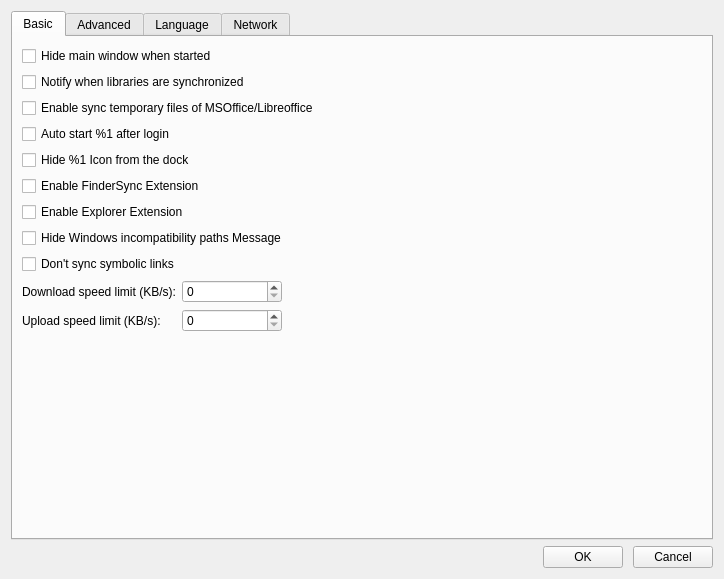
<?xml version="1.0" encoding="UTF-8"?>
<ui version="4.0">
 <class>SettingsDialog</class>
 <widget class="QDialog" name="SettingsDialog">
  <property name="geometry">
   <rect>
    <x>0</x>
    <y>0</y>
    <width>724</width>
    <height>579</height>
   </rect>
  </property>
  <property name="windowTitle">
   <string>Dialog</string>
  </property>
  <layout class="QVBoxLayout" name="verticalLayout_3">
   <item>
    <widget class="QTabWidget" name="mTabWidget">
     <property name="currentIndex">
      <number>0</number>
     </property>
     <widget class="QWidget" name="mBasicTab">
      <attribute name="title">
       <string>Basic</string>
      </attribute>
      <layout class="QVBoxLayout" name="verticalLayout">
       <item>
        <widget class="QCheckBox" name="mHideMainWinCheckBox">
         <property name="text">
          <string>Hide main window when started</string>
         </property>
        </widget>
       </item>
       <item>
        <widget class="QCheckBox" name="mNotifyCheckBox">
         <property name="text">
          <string>Notify when libraries are synchronized</string>
         </property>
        </widget>
       </item>
       <item>
        <widget class="QCheckBox" name="mSyncExtraTempFileCheckBox">
         <property name="text">
          <string>Enable sync temporary files of MSOffice/Libreoffice</string>
         </property>
        </widget>
       </item>
       <item>
        <widget class="QCheckBox" name="mAutoStartCheckBox">
         <property name="text">
          <string>Auto start %1 after login</string>
         </property>
        </widget>
       </item>
       <item>
        <widget class="QCheckBox" name="mHideDockIconCheckBox">
         <property name="text">
          <string>Hide %1 Icon from the dock</string>
         </property>
        </widget>
       </item>
       <item>
        <widget class="QCheckBox" name="mFinderSyncCheckBox">
         <property name="text">
          <string>Enable FinderSync Extension</string>
         </property>
        </widget>
       </item>
       <item>
        <widget class="QCheckBox" name="mShellExtCheckBox">
         <property name="text">
          <string>Enable Explorer Extension</string>
         </property>
        </widget>
       </item>
       <item>
        <widget class="QCheckBox" name="mHideWindowsIncompatibilityCheckBox">
         <property name="text">
          <string>Hide Windows incompatibility paths Message</string>
         </property>
        </widget>
       </item>
       <item>
        <widget class="QCheckBox" name="mIgnoreSymlinksCheckBox">
         <property name="text">
          <string>Don't sync symbolic links</string>
         </property>
        </widget>
       </item>
       <item>
        <layout class="QFormLayout" name="formLayout">
         <property name="labelAlignment">
          <set>Qt::AlignLeading|Qt::AlignLeft|Qt::AlignVCenter</set>
         </property>
         <property name="formAlignment">
          <set>Qt::AlignLeading|Qt::AlignLeft|Qt::AlignTop</set>
         </property>
         <item row="0" column="0">
          <widget class="QLabel" name="label_5">
           <property name="text">
            <string>Download speed limit (KB/s):</string>
           </property>
          </widget>
         </item>
         <item row="1" column="0">
          <widget class="QLabel" name="label_4">
           <property name="text">
            <string>Upload speed limit (KB/s):</string>
           </property>
          </widget>
         </item>
         <item row="0" column="1">
          <widget class="QSpinBox" name="mDownloadSpinBox">
           <property name="maximumSize">
            <size>
             <width>100</width>
             <height>16777215</height>
            </size>
           </property>
           <property name="maximum">
            <number>100000</number>
           </property>
           <property name="singleStep">
            <number>10</number>
           </property>
          </widget>
         </item>
         <item row="1" column="1">
          <widget class="QSpinBox" name="mUploadSpinBox">
           <property name="maximumSize">
            <size>
             <width>100</width>
             <height>16777215</height>
            </size>
           </property>
           <property name="maximum">
            <number>100000</number>
           </property>
           <property name="singleStep">
            <number>10</number>
           </property>
          </widget>
         </item>
        </layout>
       </item>
      </layout>
     </widget>
     <widget class="QWidget" name="mAdvancedTab">
      <attribute name="title">
       <string>Advanced</string>
      </attribute>
      <layout class="QVBoxLayout" name="verticalLayout_2">
       <item>
        <widget class="QCheckBox" name="mAllowInvalidWorktreeCheckBox">
         <property name="text">
          <string>Do not automatically unsync a library</string>
         </property>
        </widget>
       </item>
       <item>
        <widget class="QLabel" name="desc">
         <property name="text">
          <string>Do not automatically unsync a library when its local directory is removed or unaccessible for other reasons.</string>
         </property>
         <property name="wordWrap">
          <bool>true</bool>
         </property>
        </widget>
       </item>
       <item>
        <widget class="QCheckBox" name="mAllowRepoNotFoundCheckBox">
         <property name="text">
          <string>Do not unsync a library when not found on server</string>
         </property>
        </widget>
       </item>
       <item>
        <widget class="QLabel" name="desc_2">
         <property name="text">
          <string>Do not automatically unsync a library when it's not found on server</string>
         </property>
         <property name="wordWrap">
          <bool>true</bool>
         </property>
        </widget>
       </item>
       <item>
        <widget class="QCheckBox" name="mDisableVerifyHttpSyncCert">
         <property name="text">
          <string>Do not verify server certificate in HTTPS syncing</string>
         </property>
        </widget>
       </item>
       <item>
        <layout class="QFormLayout" name="formLayout_3">
         <property name="fieldGrowthPolicy">
          <enum>QFormLayout::ExpandingFieldsGrow</enum>
         </property>
         <property name="formAlignment">
          <set>Qt::AlignLeading|Qt::AlignLeft|Qt::AlignTop</set>
         </property>
         <item row="0" column="0">
          <widget class="QLabel" name="label">
           <property name="text">
            <string>Confirm before deleting files more than</string>
           </property>
          </widget>
         </item>
         <item row="0" column="1">
          <widget class="QSpinBox" name="mDeleteConfirmSpinBox">
           <property name="minimum">
            <number>1</number>
           </property>
           <property name="maximum">
            <number>100000</number>
           </property>
           <property name="value">
            <number>500</number>
           </property>
          </widget>
         </item>
        </layout>
       </item>
       <item>
        <spacer name="verticalSpacer">
         <property name="orientation">
          <enum>Qt::Vertical</enum>
         </property>
         <property name="sizeHint" stdset="0">
          <size>
           <width>20</width>
           <height>40</height>
          </size>
         </property>
        </spacer>
       </item>
      </layout>
     </widget>
     <widget class="QWidget" name="mLanguageTab">
      <attribute name="title">
       <string>Language</string>
      </attribute>
      <layout class="QVBoxLayout" name="languageTabLayout">
       <item>
        <layout class="QHBoxLayout" name="languageLayout">
         <item>
          <widget class="QLabel" name="mLanguageLabel">
           <property name="text">
            <string>Language (need restart)</string>
           </property>
          </widget>
         </item>
         <item>
          <widget class="QComboBox" name="mLanguageComboBox"/>
         </item>
        </layout>
       </item>
       <item>
        <spacer name="verticalSpacer_1">
         <property name="orientation">
          <enum>Qt::Vertical</enum>
         </property>
         <property name="sizeHint" stdset="0">
          <size>
           <width>20</width>
           <height>40</height>
          </size>
         </property>
        </spacer>
       </item>
      </layout>
     </widget>
     <widget class="QWidget" name="mNetworkTab">
      <attribute name="title">
       <string>Network</string>
      </attribute>
      <widget class="QWidget" name="layoutWidget">
       <property name="geometry">
        <rect>
         <x>21</x>
         <y>12</y>
         <width>481</width>
         <height>451</height>
        </rect>
       </property>
       <layout class="QVBoxLayout" name="verticalLayout_4">
        <property name="spacing">
         <number>6</number>
        </property>
        <item>
         <layout class="QFormLayout" name="formLayout_2">
          <property name="labelAlignment">
           <set>Qt::AlignRight|Qt::AlignTrailing|Qt::AlignVCenter</set>
          </property>
          <property name="formAlignment">
           <set>Qt::AlignHCenter|Qt::AlignTop</set>
          </property>
          <property name="horizontalSpacing">
           <number>10</number>
          </property>
          <property name="verticalSpacing">
           <number>6</number>
          </property>
          <property name="topMargin">
           <number>5</number>
          </property>
          <property name="rightMargin">
           <number>4</number>
          </property>
          <item row="0" column="0">
           <widget class="QLabel" name="mProxyMethodLabel">
            <property name="sizePolicy">
             <sizepolicy hsizetype="Minimum" vsizetype="Maximum">
              <horstretch>0</horstretch>
              <verstretch>0</verstretch>
             </sizepolicy>
            </property>
            <property name="minimumSize">
             <size>
              <width>0</width>
              <height>0</height>
             </size>
            </property>
            <property name="text">
             <string>Proxy Type:</string>
            </property>
            <property name="alignment">
             <set>Qt::AlignLeading|Qt::AlignLeft|Qt::AlignVCenter</set>
            </property>
           </widget>
          </item>
          <item row="0" column="0" colspan="2">
           <widget class="QComboBox" name="mProxyMethodComboBox">
            <property name="sizePolicy">
             <sizepolicy hsizetype="Minimum" vsizetype="Maximum">
              <horstretch>0</horstretch>
              <verstretch>0</verstretch>
             </sizepolicy>
            </property>
            <property name="minimumSize">
             <size>
              <width>246</width>
              <height>0</height>
             </size>
            </property>
            <property name="currentIndex">
             <number>-1</number>
            </property>
           </widget>
          </item>
          <item row="1" column="0">
           <widget class="QLabel" name="mProxyHostLabel">
            <property name="sizePolicy">
             <sizepolicy hsizetype="Minimum" vsizetype="Maximum">
              <horstretch>0</horstretch>
              <verstretch>0</verstretch>
             </sizepolicy>
            </property>
            <property name="text">
             <string>Host:</string>
            </property>
            <property name="alignment">
             <set>Qt::AlignLeading|Qt::AlignLeft|Qt::AlignVCenter</set>
            </property>
           </widget>
          </item>
          <item row="1" column="1">
           <widget class="QLineEdit" name="mProxyHost">
            <property name="sizePolicy">
             <sizepolicy hsizetype="Minimum" vsizetype="Maximum">
              <horstretch>0</horstretch>
              <verstretch>0</verstretch>
             </sizepolicy>
            </property>
            <property name="minimumSize">
             <size>
              <width>240</width>
              <height>0</height>
             </size>
            </property>
            <property name="alignment">
             <set>Qt::AlignRight|Qt::AlignTrailing|Qt::AlignVCenter</set>
            </property>
           </widget>
          </item>
          <item row="2" column="0">
           <widget class="QLabel" name="mProxyPortLabel">
            <property name="sizePolicy">
             <sizepolicy hsizetype="Minimum" vsizetype="Maximum">
              <horstretch>0</horstretch>
              <verstretch>0</verstretch>
             </sizepolicy>
            </property>
            <property name="text">
             <string>Port:</string>
            </property>
            <property name="alignment">
             <set>Qt::AlignLeading|Qt::AlignLeft|Qt::AlignVCenter</set>
            </property>
           </widget>
          </item>
          <item row="2" column="1">
           <widget class="QSpinBox" name="mProxyPort">
            <property name="sizePolicy">
             <sizepolicy hsizetype="Minimum" vsizetype="Maximum">
              <horstretch>0</horstretch>
              <verstretch>0</verstretch>
             </sizepolicy>
            </property>
            <property name="minimumSize">
             <size>
              <width>256</width>
              <height>0</height>
             </size>
            </property>
            <property name="alignment">
             <set>Qt::AlignRight|Qt::AlignTrailing|Qt::AlignVCenter</set>
            </property>
            <property name="text" stdset="0">
             <string>0</string>
            </property>
            <property name="maximum">
             <number>65535</number>
            </property>
           </widget>
          </item>
          <item row="4" column="0">
           <widget class="QLabel" name="mProxyUsernameLabel">
            <property name="enabled">
             <bool>false</bool>
            </property>
            <property name="sizePolicy">
             <sizepolicy hsizetype="Minimum" vsizetype="Maximum">
              <horstretch>0</horstretch>
              <verstretch>0</verstretch>
             </sizepolicy>
            </property>
            <property name="text">
             <string>Username:</string>
            </property>
            <property name="alignment">
             <set>Qt::AlignLeading|Qt::AlignLeft|Qt::AlignVCenter</set>
            </property>
           </widget>
          </item>
          <item row="4" column="1">
           <widget class="QLineEdit" name="mProxyUsername">
            <property name="enabled">
             <bool>false</bool>
            </property>
            <property name="sizePolicy">
             <sizepolicy hsizetype="Minimum" vsizetype="Maximum">
              <horstretch>0</horstretch>
              <verstretch>0</verstretch>
             </sizepolicy>
            </property>
            <property name="minimumSize">
             <size>
              <width>240</width>
              <height>0</height>
             </size>
            </property>
            <property name="alignment">
             <set>Qt::AlignRight|Qt::AlignTrailing|Qt::AlignVCenter</set>
            </property>
           </widget>
          </item>
          <item row="5" column="0">
           <widget class="QLabel" name="mProxyPasswordLabel">
            <property name="enabled">
             <bool>false</bool>
            </property>
            <property name="sizePolicy">
             <sizepolicy hsizetype="Minimum" vsizetype="Maximum">
              <horstretch>0</horstretch>
              <verstretch>0</verstretch>
             </sizepolicy>
            </property>
            <property name="text">
             <string>Password:</string>
            </property>
            <property name="alignment">
             <set>Qt::AlignLeading|Qt::AlignLeft|Qt::AlignVCenter</set>
            </property>
           </widget>
          </item>
          <item row="5" column="1">
           <widget class="QLineEdit" name="mProxyPassword">
            <property name="enabled">
             <bool>false</bool>
            </property>
            <property name="sizePolicy">
             <sizepolicy hsizetype="Minimum" vsizetype="Maximum">
              <horstretch>0</horstretch>
              <verstretch>0</verstretch>
             </sizepolicy>
            </property>
            <property name="minimumSize">
             <size>
              <width>240</width>
              <height>0</height>
             </size>
            </property>
            <property name="echoMode">
             <enum>QLineEdit::Password</enum>
            </property>
            <property name="alignment">
             <set>Qt::AlignRight|Qt::AlignTrailing|Qt::AlignVCenter</set>
            </property>
           </widget>
          </item>
          <item row="3" column="1">
           <widget class="QCheckBox" name="mProxyRequirePassword">
            <property name="sizePolicy">
             <sizepolicy hsizetype="Minimum" vsizetype="Maximum">
              <horstretch>0</horstretch>
              <verstretch>0</verstretch>
             </sizepolicy>
            </property>
            <property name="minimumSize">
             <size>
              <width>240</width>
              <height>0</height>
             </size>
            </property>
            <property name="text">
             <string>Proxy server requires a password</string>
            </property>
           </widget>
          </item>
         </layout>
        </item>
        <item>
         <layout class="QFormLayout" name="formLayoutMtls">
          <property name="labelAlignment">
           <set>Qt::AlignRight|Qt::AlignTrailing|Qt::AlignVCenter</set>
          </property>
          <item row="0" column="0">
           <widget class="QLabel" name="mSslCertLabel">
            <property name="text">
             <string>Client Certificate (.pem)</string>
            </property>
           </widget>
          </item>
          <item row="0" column="1">
           <layout class="QHBoxLayout" name="certRowLayout">
            <item>
             <widget class="QLineEdit" name="mSslCertPath"/>
            </item>
            <item>
             <widget class="QPushButton" name="mSslCertBrowse">
              <property name="text">
               <string>Browse...</string>
              </property>
             </widget>
            </item>
           </layout>
          </item>
          <item row="1" column="0">
           <widget class="QLabel" name="mSslKeyLabel">
            <property name="text">
             <string>Client Key (.key)</string>
            </property>
           </widget>
          </item>
          <item row="1" column="1">
           <layout class="QHBoxLayout" name="keyRowLayout">
            <item>
             <widget class="QLineEdit" name="mSslKeyPath"/>
            </item>
            <item>
             <widget class="QPushButton" name="mSslKeyBrowse">
              <property name="text">
               <string>Browse...</string>
              </property>
             </widget>
            </item>
           </layout>
          </item>
         </layout>
        </item>
        <item>
         <spacer name="verticalSpacer_2">
          <property name="orientation">
           <enum>Qt::Vertical</enum>
          </property>
          <property name="sizeHint" stdset="0">
           <size>
            <width>20</width>
            <height>40</height>
           </size>
          </property>
         </spacer>
        </item>
       </layout>
      </widget>
     </widget>
    </widget>
   </item>
   <item>
    <layout class="QHBoxLayout" name="horizontalLayout">
     <property name="spacing">
      <number>10</number>
     </property>
     <item>
      <spacer name="horizontalSpacer">
       <property name="orientation">
        <enum>Qt::Horizontal</enum>
       </property>
       <property name="sizeHint" stdset="0">
        <size>
         <width>40</width>
         <height>20</height>
        </size>
       </property>
      </spacer>
     </item>
     <item>
      <widget class="QPushButton" name="mOkBtn">
       <property name="text">
        <string>OK</string>
       </property>
      </widget>
     </item>
     <item>
      <widget class="QPushButton" name="mCancelBtn">
       <property name="text">
        <string>Cancel</string>
       </property>
      </widget>
     </item>
    </layout>
   </item>
  </layout>
 </widget>
 <resources/>
 <connections>
  <connection>
   <sender>mCancelBtn</sender>
   <signal>clicked()</signal>
   <receiver>SettingsDialog</receiver>
   <slot>reject()</slot>
   <hints>
    <hint type="sourcelabel">
     <x>711</x>
     <y>566</y>
    </hint>
    <hint type="destinationlabel">
     <x>249</x>
     <y>249</y>
    </hint>
   </hints>
  </connection>
 </connections>
</ui>
